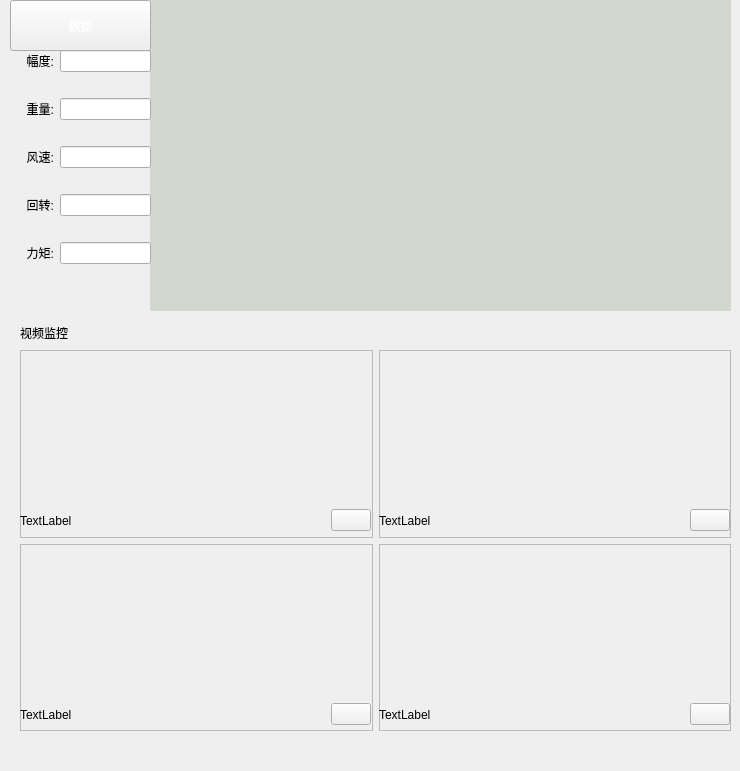
     <widget class="QWidget" name="tab_widget">
      <attribute name="title">
       <string>本机监控</string>
      </attribute>
      <widget class="QWidget" name="verticalLayoutWidget_2">
       <property name="geometry">
        <rect>
         <x>120</x>
         <y>0</y>
         <width>2</width>
         <height>2</height>
        </rect>
       </property>
       <layout class="QVBoxLayout" name="verticalLayout_3"/>
      </widget>
      <widget class="QWidget" name="gridLayoutWidget">
       <property name="geometry">
        <rect>
         <x>20</x>
         <y>350</y>
         <width>711</width>
         <height>381</height>
        </rect>
       </property>
       <layout class="QGridLayout" name="gridLayout">
        <item row="0" column="0" rowspan="2">
         <widget class="QFrame" name="frame">
          <property name="frameShape">
           <enum>QFrame::StyledPanel</enum>
          </property>
          <property name="frameShadow">
           <enum>QFrame::Raised</enum>
          </property>
          <widget class="QWidget" name="S1_widget" native="true">
           <property name="geometry">
            <rect>
             <x>0</x>
             <y>150</y>
             <width>351</width>
             <height>41</height>
            </rect>
           </property>
           <property name="styleSheet">
            <string notr="true">border-image: url(:/widget/Z_Mh.png);</string>
           </property>
           <layout class="QHBoxLayout" name="horizontalLayout_3">
            <item>
             <widget class="QLabel" name="label_29">
              <property name="styleSheet">
               <string notr="true">border-image: \*url();
font: 11pt &quot;STIXIntegralsUp&quot;;</string>
              </property>
              <property name="text">
               <string>TextLabel</string>
              </property>
             </widget>
            </item>
            <item>
             <spacer name="horizontalSpacer_3">
              <property name="orientation">
               <enum>Qt::Horizontal</enum>
              </property>
              <property name="sizeHint" stdset="0">
               <size>
                <width>40</width>
                <height>20</height>
               </size>
              </property>
             </spacer>
            </item>
            <item>
             <widget class="QPushButton" name="pushButton_4">
              <property name="styleSheet">
               <string notr="true">border-image: url(:/widget/Z_Xj.png);</string>
              </property>
              <property name="text">
               <string/>
              </property>
             </widget>
            </item>
           </layout>
          </widget>
         </widget>
        </item>
        <item row="0" column="1" rowspan="2">
         <widget class="QFrame" name="frame_2">
          <property name="frameShape">
           <enum>QFrame::StyledPanel</enum>
          </property>
          <property name="frameShadow">
           <enum>QFrame::Raised</enum>
          </property>
          <widget class="QWidget" name="S2_widget" native="true">
           <property name="geometry">
            <rect>
             <x>0</x>
             <y>150</y>
             <width>351</width>
             <height>41</height>
            </rect>
           </property>
           <property name="styleSheet">
            <string notr="true">border-image: url(:/widget/Z_Mh.png);</string>
           </property>
           <layout class="QHBoxLayout" name="horizontalLayout_4">
            <item>
             <widget class="QLabel" name="label_30">
              <property name="styleSheet">
               <string notr="true">border-image: \*url();</string>
              </property>
              <property name="text">
               <string>TextLabel</string>
              </property>
             </widget>
            </item>
            <item>
             <spacer name="horizontalSpacer_4">
              <property name="orientation">
               <enum>Qt::Horizontal</enum>
              </property>
              <property name="sizeHint" stdset="0">
               <size>
                <width>40</width>
                <height>20</height>
               </size>
              </property>
             </spacer>
            </item>
            <item>
             <widget class="QPushButton" name="pushButton_5">
              <property name="styleSheet">
               <string notr="true">border-image: url(:/widget/Z_Xj.png);</string>
              </property>
              <property name="text">
               <string/>
              </property>
             </widget>
            </item>
           </layout>
          </widget>
          <zorder>S2_widget</zorder>
          <zorder>frame_4</zorder>
         </widget>
        </item>
        <item row="2" column="1" rowspan="2">
         <widget class="QFrame" name="frame_4">
          <property name="frameShape">
           <enum>QFrame::StyledPanel</enum>
          </property>
          <property name="frameShadow">
           <enum>QFrame::Raised</enum>
          </property>
          <widget class="QWidget" name="S4_widget" native="true">
           <property name="geometry">
            <rect>
             <x>0</x>
             <y>150</y>
             <width>351</width>
             <height>41</height>
            </rect>
           </property>
           <property name="styleSheet">
            <string notr="true">border-image: url(:/widget/Z_Mh.png);</string>
           </property>
           <layout class="QHBoxLayout" name="horizontalLayout_6">
            <item>
             <widget class="QLabel" name="label_32">
              <property name="styleSheet">
               <string notr="true">border-image: \*url();</string>
              </property>
              <property name="text">
               <string>TextLabel</string>
              </property>
             </widget>
            </item>
            <item>
             <spacer name="horizontalSpacer_6">
              <property name="orientation">
               <enum>Qt::Horizontal</enum>
              </property>
              <property name="sizeHint" stdset="0">
               <size>
                <width>40</width>
                <height>20</height>
               </size>
              </property>
             </spacer>
            </item>
            <item>
             <widget class="QPushButton" name="pushButton_7">
              <property name="styleSheet">
               <string notr="true">border-image: url(:/widget/Z_Xj.png);</string>
              </property>
              <property name="text">
               <string/>
              </property>
             </widget>
            </item>
           </layout>
          </widget>
         </widget>
        </item>
        <item row="2" column="0" rowspan="2">
         <widget class="QFrame" name="frame_3">
          <property name="frameShape">
           <enum>QFrame::StyledPanel</enum>
          </property>
          <property name="frameShadow">
           <enum>QFrame::Raised</enum>
          </property>
          <widget class="QWidget" name="S3_widget" native="true">
           <property name="geometry">
            <rect>
             <x>0</x>
             <y>150</y>
             <width>351</width>
             <height>41</height>
            </rect>
           </property>
           <property name="styleSheet">
            <string notr="true">border-image: url(:/widget/Z_Mh.png);</string>
           </property>
           <layout class="QHBoxLayout" name="horizontalLayout_5">
            <item>
             <widget class="QLabel" name="label_31">
              <property name="styleSheet">
               <string notr="true">border-image: \*url();</string>
              </property>
              <property name="text">
               <string>TextLabel</string>
              </property>
             </widget>
            </item>
            <item>
             <spacer name="horizontalSpacer_5">
              <property name="orientation">
               <enum>Qt::Horizontal</enum>
              </property>
              <property name="sizeHint" stdset="0">
               <size>
                <width>40</width>
                <height>20</height>
               </size>
              </property>
             </spacer>
            </item>
            <item>
             <widget class="QPushButton" name="pushButton_6">
              <property name="styleSheet">
               <string notr="true">border-image: url(:/widget/Z_Xj.png);</string>
              </property>
              <property name="text">
               <string/>
              </property>
             </widget>
            </item>
           </layout>
          </widget>
          <zorder>S3_widget</zorder>
          <zorder>layoutWidget</zorder>
         </widget>
        </item>
       </layout>
      </widget>
      <widget class="QWidget" name="verticalWidget" native="true">
       <property name="geometry">
        <rect>
         <x>150</x>
         <y>0</y>
         <width>581</width>
         <height>311</height>
        </rect>
       </property>
       <property name="styleSheet">
        <string notr="true">background-color: rgb(211, 215, 207);
</string>
       </property>
       <layout class="QVBoxLayout" name="verticalLayout_4"/>
      </widget>
      <widget class="QWidget" name="layoutWidget_2">
       <property name="geometry">
        <rect>
         <x>20</x>
         <y>320</y>
         <width>711</width>
         <height>25</height>
        </rect>
       </property>
       <layout class="QHBoxLayout" name="horizontalLayout_16">
        <item>
         <widget class="QLabel" name="label_42">
          <property name="text">
           <string>视频监控</string>
          </property>
         </widget>
        </item>
        <item>
         <spacer name="horizontalSpacer_16">
          <property name="orientation">
           <enum>Qt::Horizontal</enum>
          </property>
          <property name="sizeHint" stdset="0">
           <size>
            <width>40</width>
            <height>20</height>
           </size>
          </property>
         </spacer>
        </item>
       </layout>
      </widget>
      <widget class="QToolButton" name="toolButton_3">
       <property name="geometry">
        <rect>
         <x>10</x>
         <y>0</y>
         <width>141</width>
         <height>51</height>
        </rect>
       </property>
       <property name="styleSheet">
        <string notr="true">border-image: url(:/widget/Z_Tb.png);
color: rgb(255, 255, 255);
</string>
       </property>
       <property name="text">
        <string>数据</string>
       </property>
      </widget>
      <widget class="QWidget" name="widget" native="true">
       <property name="geometry">
        <rect>
         <x>20</x>
         <y>730</y>
         <width>711</width>
         <height>31</height>
        </rect>
       </property>
       <property name="styleSheet">
        <string notr="true">border-image: url(:/widget/Z_Spdm.png);</string>
       </property>
       <layout class="QHBoxLayout" name="horizontalLayout_20">
        <item>
         <spacer name="horizontalSpacer_24">
          <property name="orientation">
           <enum>Qt::Horizontal</enum>
          </property>
          <property name="sizeHint" stdset="0">
           <size>
            <width>40</width>
            <height>20</height>
           </size>
          </property>
         </spacer>
        </item>
        <item>
         <spacer name="horizontalSpacer_25">
          <property name="orientation">
           <enum>Qt::Horizontal</enum>
          </property>
          <property name="sizeHint" stdset="0">
           <size>
            <width>40</width>
            <height>20</height>
           </size>
          </property>
         </spacer>
        </item>
       </layout>
      </widget>
      <widget class="QWidget" name="layoutWidget">
       <property name="geometry">
        <rect>
         <x>90</x>
         <y>740</y>
         <width>371</width>
         <height>22</height>
        </rect>
       </property>
       <layout class="QHBoxLayout" name="horizontalLayout_21">
        <item>
         <spacer name="horizontalSpacer_26">
          <property name="orientation">
           <enum>Qt::Horizontal</enum>
          </property>
          <property name="sizeHint" stdset="0">
           <size>
            <width>40</width>
            <height>20</height>
           </size>
          </property>
         </spacer>
        </item>
        <item>
         <spacer name="horizontalSpacer_27">
          <property name="orientation">
           <enum>Qt::Horizontal</enum>
          </property>
          <property name="sizeHint" stdset="0">
           <size>
            <width>40</width>
            <height>20</height>
           </size>
          </property>
         </spacer>
        </item>
       </layout>
      </widget>
      <widget class="QWidget" name="form_Widget" native="true">
       <property name="geometry">
        <rect>
         <x>20</x>
         <y>50</y>
         <width>131</width>
         <height>261</height>
        </rect>
       </property>
       <layout class="QFormLayout" name="formLayout_3">
        <item row="0" column="0">
         <widget class="QLabel" name="label_24">
          <property name="text">
           <string>  幅度:</string>
          </property>
         </widget>
        </item>
        <item row="0" column="1">
         <widget class="QLineEdit" name="lineEdit_14"/>
        </item>
        <item row="1" column="0" colspan="2">
         <widget class="QLabel" name="label_23">
          <property name="styleSheet">
           <string notr="true">border-image: url(:/widget/Z_Fd.png);</string>
          </property>
          <property name="text">
           <string/>
          </property>
         </widget>
        </item>
        <item row="2" column="0">
         <widget class="QLabel" name="label_25">
          <property name="text">
           <string>  重量:</string>
          </property>
         </widget>
        </item>
        <item row="2" column="1">
         <widget class="QLineEdit" name="lineEdit_15"/>
        </item>
        <item row="3" column="0" colspan="2">
         <widget class="QLabel" name="label_26">
          <property name="styleSheet">
           <string notr="true">border-image: url(:/widget/Z_Zl.png);</string>
          </property>
          <property name="text">
           <string/>
          </property>
         </widget>
        </item>
        <item row="4" column="0">
         <widget class="QLabel" name="label_27">
          <property name="text">
           <string>  风速:</string>
          </property>
         </widget>
        </item>
        <item row="4" column="1">
         <widget class="QLineEdit" name="lineEdit_16"/>
        </item>
        <item row="5" column="0" colspan="2">
         <widget class="QLabel" name="label_28">
          <property name="styleSheet">
           <string notr="true">border-image: url(:/widget/Z_Fs.png);</string>
          </property>
          <property name="text">
           <string/>
          </property>
         </widget>
        </item>
        <item row="6" column="0">
         <widget class="QLabel" name="label_44">
          <property name="text">
           <string>  回转:</string>
          </property>
         </widget>
        </item>
        <item row="6" column="1">
         <widget class="QLineEdit" name="lineEdit_17"/>
        </item>
        <item row="7" column="0" colspan="2">
         <widget class="QLabel" name="label_45">
          <property name="styleSheet">
           <string notr="true">border-image: url(:/widget/Z_Hz.png);</string>
          </property>
          <property name="text">
           <string/>
          </property>
         </widget>
        </item>
        <item row="8" column="0">
         <widget class="QLabel" name="label_46">
          <property name="text">
           <string>  力矩:</string>
          </property>
         </widget>
        </item>
        <item row="8" column="1">
         <widget class="QLineEdit" name="lineEdit_18"/>
        </item>
        <item row="9" column="0" colspan="2">
         <widget class="QLabel" name="label_47">
          <property name="styleSheet">
           <string notr="true">border-image: url(:/widget/Z_Lj.png);</string>
          </property>
          <property name="text">
           <string/>
          </property>
         </widget>
        </item>
       </layout>
      </widget>
     </widget>
